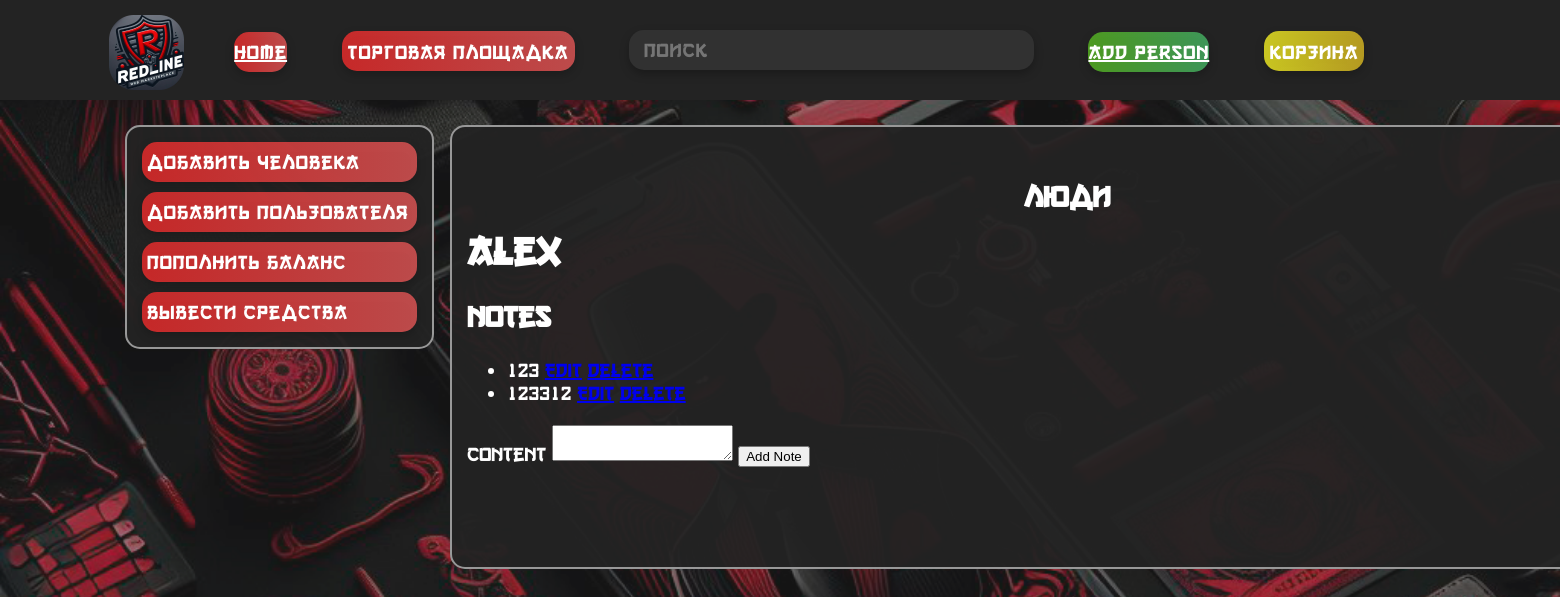
The app's page /person/1, older data.
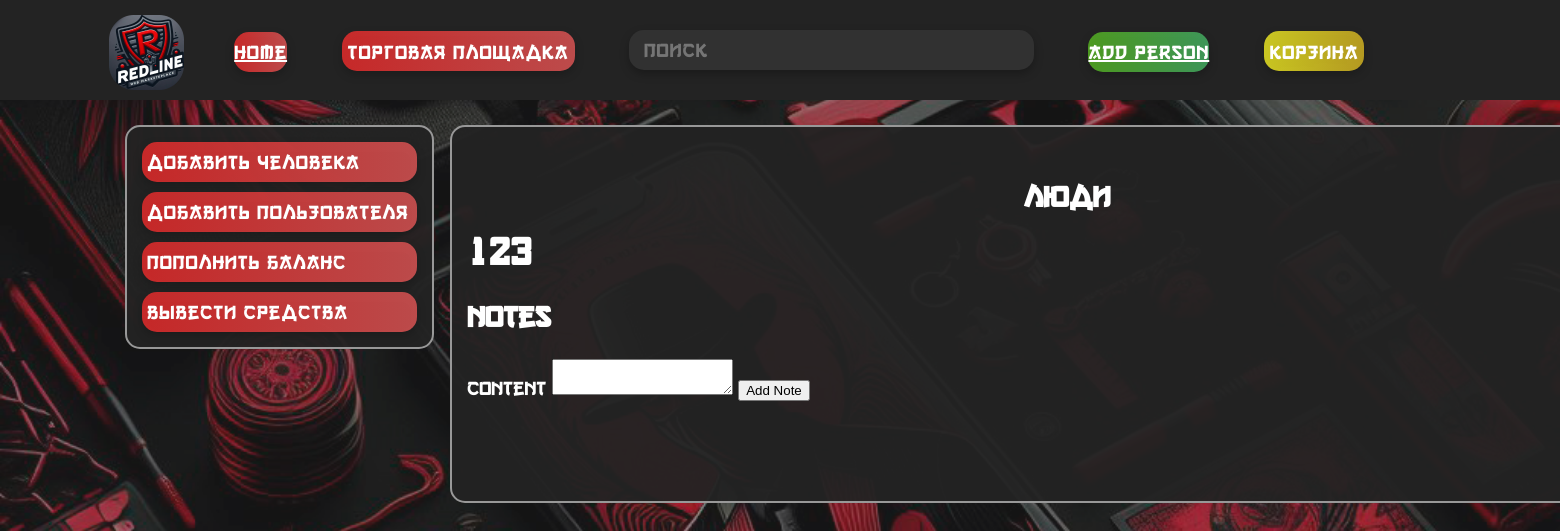
The same page, newer data.
### models.py (models this page shows)
class Person(db.Model):
    id = db.Column(db.Integer, primary_key=True)
    name = db.Column(db.String(100), nullable=False)
    notes = db.relationship('Note', backref='person', lazy=True)

class Note(db.Model):
    id = db.Column(db.Integer, primary_key=True)
    content = db.Column(db.Text, nullable=False)
    person_id = db.Column(db.Integer, db.ForeignKey('person.id'), nullable=False)

### app.py (the view)
@app.route('/person/<int:person_id>', methods=['GET', 'POST'])
def person_detail(person_id):
    person = Person.query.get_or_404(person_id)
    form = NoteForm()
    if form.validate_on_submit():
        new_note = Note(content=form.content.data, person_id=person.id)
        db.session.add(new_note)
        db.session.commit()
        return redirect(url_for('person_detail', person_id=person.id))
    return render_template('person.html', person=person, form=form)

### forms.py
class NoteForm(FlaskForm):
    content = TextAreaField('Content', validators=[DataRequired()])
    submit = SubmitField('Add Note')

### templates/person.html (shortened to what this page needs)
{% extends 'base.html' %}
{% block content %}
<h1>{{ person.name }}</h1>
<h2>Notes</h2>
<ul>
    {% for note in person.notes %}
        <li>
            {{ note.content }}
            <a href="{{ url_for('edit_note', note_id=note.id) }}">Edit</a>
            <a href="{{ url_for('delete_note', note_id=note.id) }}">Delete</a>
        </li>
    {% endfor %}
</ul>
<form method="post">
    {{ form.content.label }}
    {{ form.content(size=32) }}
    {{ form.submit() }}
</form>
{% endblock %}

### templates/base.html (shortened to what this page needs)
<!DOCTYPE html>
<html lang="ru">
<head>
    <link rel="stylesheet" type="text/css" href="{{ url_for('static', filename='css/style.css') }}">
</head>
<body>
    <header>
        <div class="up">
            <img src="static\img\main\logo.png" class="logo" alt="Описание изображения">
            <div class="block_up">
                <a class="button_up" href="{{ url_for('index') }}">Home</a>
                <button class="button_up">Торговая площадка</button>
                <form action="/search" method="POST" class="search-container">
                    <input type="text" name="query" placeholder="Поиск" class="search-button">
                </form>
                    <a class="help button_up" href="{{ url_for('add_person') }}">Add Person</a>
                <form action="/basket" method="post">
                    <button class="button_up basket">Корзина</button>
                </form>
            </div>
        </div>
    </header>
<div class="lmenu main">
    <form action="/create-tovar-page" method="post">
        <button class="button button_lmenu">Добавить человека</button>
    </form>
    <form action="/create-user-page" method="post">
        <button class="button button_lmenu">Добавить пользователя</button>
    </form>
    <form action="/money" method="post">
        <button class="button button_lmenu">Пополнить баланс</button>
    </form>
    <form action="/help" method="get">
        <button class="button button_lmenu">Вывести средства</button>
    </form>
</div>
<main>
    <h2 class="title">Люди</h2>
    <div class="container">
        {% block content %}{% endblock %}
    </div>
</main>
</body>
</html>

### static/css/style.css (style rules this page uses)
body { margin: 0; padding: 0; background-color: rgba(0, 0, 0, 0.5); background-image: url('back.png'); background-repeat: no-repeat; background-position: center center; background-attachment: fixed; -webkit-background-size: cover; -moz-background-size: cover; -o-background-size: cover; background-size: cover; }
header { background-color: #232323; color: white; height: 100px; padding: 0px; position: fixed; top: 0; left: 0; width: 100%; z-index: 5; }
.logo { position: absolute; top: 0px; left: 0px; width: 75px; height: 75px; }
.up { font-family: 'Gang of Three[RUS by Daymarius]', sans-serif; position: absolute; margin-top: 15px; margin-left: 7%; margin-right: 7%; height: 55px; width: 1600px; display: inline-flex; }
.block_up { margin-left: 100px; margin-top: 15px; position: relative; }
.search-container { display: inline-block; vertical-align: middle; }
.button { font-family: 'Gang of Three[RUS by Daymarius]'; display: inline-flex; background: linear-gradient(90deg, rgba(255, 45, 45, 0.75) 0%, rgba(242, 91, 91, 0.75) 100%); color: white; border-radius: 15px; border: none; font-size: 20px; cursor: pointer; transition: background-color 0.3s; filter: drop-shadow(0px 4px 4px rgba(0, 0, 0, 0.25)); height: 40px; line-height: 40px; letter-spacing: 1px; margin-left: 15px; margin-right: 15px; margin-top: 10px; display: flex; flex-direction: column; padding: 0px 5px; text-decoration: none; }
.button_up { font-family: 'Gang of Three[RUS by Daymarius]'; display: inline-flex; background: linear-gradient(90deg, rgba(255, 45, 45, 0.75) 0%, rgba(242, 91, 91, 0.75) 100%); color: white; border-radius: 15px; border: none; font-size: 20px; cursor: pointer; transition: background-color 0.3s; filter: drop-shadow(0px 4px 4px rgba(0, 0, 0, 0.25)); margin-left: 25px; height: 40px; line-height: 40px; letter-spacing: 1px; margin-left: 25px; margin-right: 25px; }
.search-button { font-family: 'Gang of Three[RUS by Daymarius]'; background-color: #313131; color: #989898; padding: 0px 15px; border: none; text-align: left; font-size: 20px; cursor: pointer; border-radius: 15px; margin-left: 25px; margin-right: 25px; width: 375px; filter: drop-shadow(0px 4px 4px rgba(0, 0, 0, 0.25)); display: inline-block; height: 40px; line-height: 40px; letter-spacing: 1px; margin-bottom: 7px; }
.help { background: linear-gradient(90deg, rgba(92, 194, 33, 0.75) 0%, rgba(72, 190, 108, 0.75) 100%); }
.basket { background: linear-gradient(90deg, rgba(255, 251, 35, 0.76) 0%, rgba(231, 195, 35, 0.75) 100%); }
.title { position: relative; text-align: center; line-height: 20px; padding-bottom: 10px; top: 15px; }
main { font-family: 'Gang of Three[RUS by Daymarius]'; background-color: rgba(35, 35, 35, 0.95); color: white; height: auto; padding: 0px 15px; text-align: left; font-size: 20px; cursor: pointer; border-radius: 15px; margin-left: 450px; width: 1200px; padding-bottom:100px ; border: 2px solid #989898; position: relative; top: 125px; }
form { display: inline-block; }
.lmenu { font-family: 'Gang of Three[RUS by Daymarius]'; float: left; position: fixed; background-color: rgba(35, 35, 35, 0.95); color: white; border: none; text-align: left; font-size: 20px; cursor: pointer; border-radius: 15px; display: flex; flex-direction: column; align-items: center; margin-left: 125px; margin-top: 125px; padding-bottom: 15px; padding-top: 5px; display: flex; flex-direction: column; align-items: flex-start; border: 2px solid #989898; }
.button_lmenu { width: 275px; }
.title { font-family: 'Gang of Three[RUS by Daymarius]'; text-align: center; padding-top: 20px; }
input, textarea { font-family: 'Arial'; }

Row changes from the older to the newer data that the page shows:
removed Note: content "123"
removed Note: content "123312"
changed Person: name "Alex" → "123"
